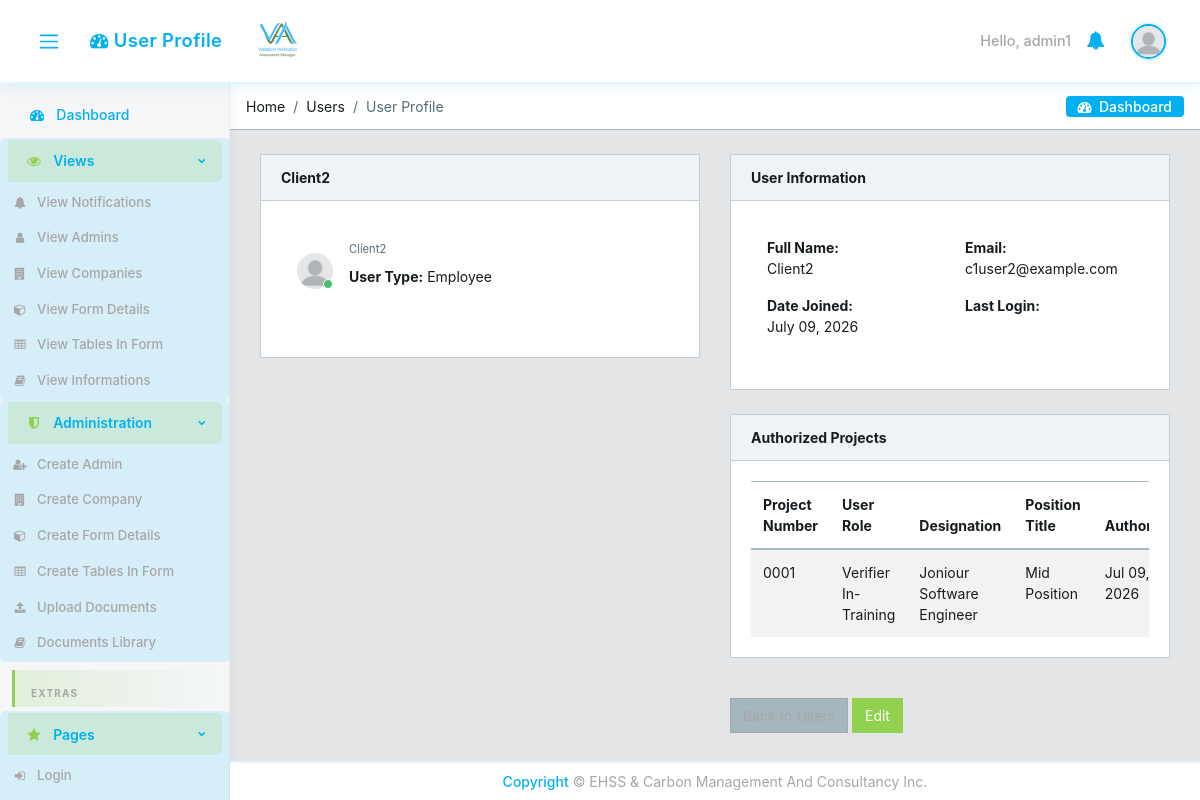
The page /users/23/ (signed in) on the database as committed earlier.
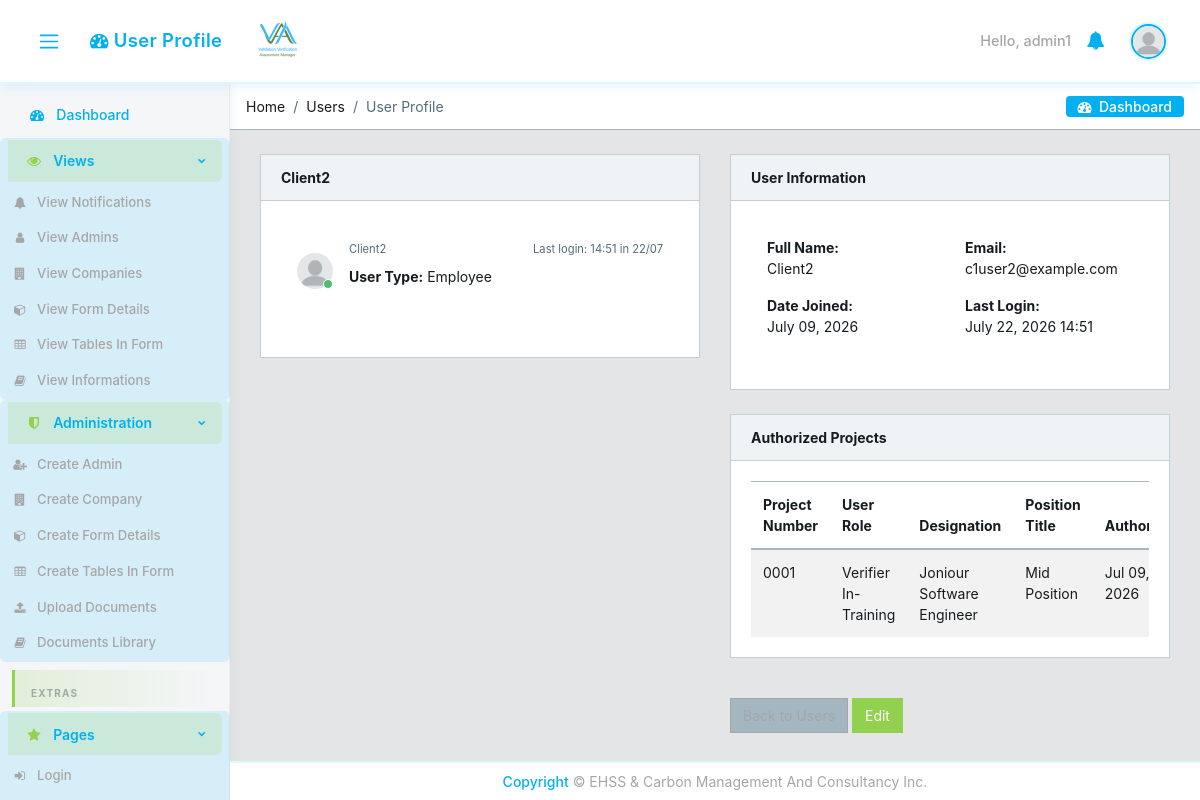
The same page on the database as committed later.
### core/models.py (models this page shows, shortened)
class CustomUser(AbstractUser):
    email = models.EmailField(unique=True)
    user_type = models.CharField(max_length=15, choices=USER_TYPE_CHOICES)
    user_role = models.CharField(
        max_length=30, choices=USER_ROLE_CHOICES, blank=True, verbose_name='User Role',
    )
    designation = models.CharField(max_length=100, blank=True, null=True)
    position_title = models.CharField(max_length=150, blank=True, verbose_name='Position Title')
    contact_number = models.CharField(max_length=20, blank=True, null=True)
    cv = models.FileField(upload_to='core/cvs/', blank=True, null=True)
    company = models.ForeignKey(
        'Company', on_delete=models.SET_NULL, null=True, blank=True,
        related_name='managers'
    )
    created_by = models.ForeignKey(
        'self', on_delete=models.SET_NULL, null=True, blank=True,
        related_name='created_users'
    )
    created_date = models.DateField(auto_now_add=True)
    created_time = models.TimeField(auto_now_add=True)
    under_supervision = models.ForeignKey(
        'self', on_delete=models.SET_NULL, null=True, blank=True,
        related_name='supervised_users'
    )
    avatar = models.ImageField(upload_to='core/avatar', blank=True)
    def can_manage_user(self, target_user):
        if self.user_type == 'admin':
            return True
    @property
    def avatar_url(self):
        if self.avatar:
            try:
                return self.avatar.url
            except ValueError:
                pass
        return static('core/img/avatar/blank_profile.png')

### core/views.py (the view)
# urls.py: path('users/<int:profile_id>/', views.UserProfileView.as_view(), name='user'),
class UserProfileView(LoginRequiredMixin, View):
    def get(self, request, profile_id):
        profile = get_object_or_404(CustomUser, id=profile_id)
        if not request.user.can_manage_user(profile) and request.user != profile:
            messages.error(request, 'Access denied.')
            return redirect('core:dashboard')
        project_authorizations = (
            profile.team_assignments.filter(is_active=True)
            .select_related('project')
            .order_by('project__project_number')
        )
        return render(request, 'core/user.html', {
            'user_view': profile,
            'project_authorizations': project_authorizations,
            'success_action': request.GET.get('success', ''),
            'success_user': request.GET.get('user', ''),
        })

### core/context_processors.py (called while the page is built, shortened)
def logged_user_processor(request):
    if request.user.is_authenticated:
        return {'logged_user': request.user}
    return {'logged_user': None}

def _fetch_unread_notifications(user):
    return list(
        Notification.objects.filter(recipient_id=user.pk, read=False)
        .only('pk', 'message', 'created_at', 'read', 'link')
        .order_by('-created_at')[:10]
    )

def _notification_cache_key(user_pk):
    return f'unread_notifications_{user_pk}'

def notifications_processor(request):
    if not request.user.is_authenticated:
        return {'unread_notifications': []}
    if getattr(request, 'partial_nav', False):
        return {'unread_notifications': []}
    cache_key = _notification_cache_key(request.user.pk)
    cached_items = cache.get(cache_key)
    notifications = _fetch_unread_notifications(request.user)
    cache.set(
        cache_key,
        [
            {
                'link': n.link or '',
                'message': n.message,
                'created_at': n.created_at.isoformat(),
            }
            for n in notifications
        ],
        NOTIFICATION_CACHE_TTL,
    )
    return {'unread_notifications': notifications}

### core/templates/core/user.html (shortened to what the changed rows need)
{% extends 'core/base.html' %}
{% load static %}
{% load form_permissions %}
{% block content %}
<div class="container-fluid">
  <div id="ui-view" style="opacity: 1;"><div class="animated fadeIn">
            <div class="row">
                <div class="col-12">
                            <div class="row">
                                <div class="col-12 col-md-6">
                <div class="card">
                    <div class="card-header">
                        <strong>{{ user_view.get_full_name }}</strong>
                    </div>
                                <div class="card-body">
                                    <div class="tab-pane p-3 active show">
                                      <div class="message">
                                        <div class="py-3 pb-5 mr-3 float-left">
                                          <div class="avatar">
                                          </div>
                                        </div>
                                        <div>
                                          <small class="text-muted">{{ user_view.get_full_name }}</small>
                                            {% if user_view.last_login %}
                                          <small class="text-muted float-right mt-1">Last login: {{ user_view.last_login|date:"H:i" }} in {{ user_view.last_login|date:"d/m" }}</small>
                                            {% endif %}
                                        </div>
                                        <div class="mt-2">
                                            <strong>User Type:</strong> {{ user_view.get_user_type_display }}<br>
                                        </div>
                          </div>
                                      </div>
                                    </div>
                                </div>
                            </div>
                            <div class="col-12 col-md-6">
                <div class="card">
                                <div class="card-body">
                                    <div class="tab-pane p-3 active show">
                            <div class="row">
                                <div class="col-md-6">
                                    <strong>Full Name:</strong>
                                    <p>{{ user_view.get_full_name|default:'-' }}</p>
                                </div>
                                <div class="col-md-6">
                                    <strong>Email:</strong>
                                    <p>{{ user_view.email }}</p>
                                </div>
                            </div>
                                        <div class="row">
                                <div class="col-md-6">
                                    <strong>Date Joined:</strong>
                                    <p>{{ user_view.date_joined|date:"F d, Y" }}</p>
                                        </div>
                                <div class="col-md-6">
                                    <strong>Last Login:</strong>
                                    <p>{{ user_view.last_login|date:"F d, Y H:i" }}</p>
                                        </div>
                                    </div>
                        </div>
                    </div>
                </div>
                <div class="row mt-3">
                    <div class="col-12">
                        <div class="card">
                            <div class="card-body">
                                <div class="table-responsive">
                                    <table class="table table-striped mb-0">
                                        <thead>
                                            <tr>
                                                <th>Project Number</th>
                                                <th>User Role</th>
                                                <th>Designation</th>
                                                <th>Position Title</th>
                                                <th>Authorized</th>
                                            </tr>
                                        </thead>
                                    </table>
                                </div>
                            </div>
                        </div>
                    </div>
                </div>
            </div>
        </div>
    </div>
</div>
  </div>
</div>
{% endblock %}

Rows that differ between the two databases and show on the page:
changed CustomUser "Client2": last_login (not shown) → "14:51"; last_login (not shown) → "22/07"; last_login (not shown) → "July 22, 2026 14:51"
Other text that changed with them:
text now shown: "Last login: in"
